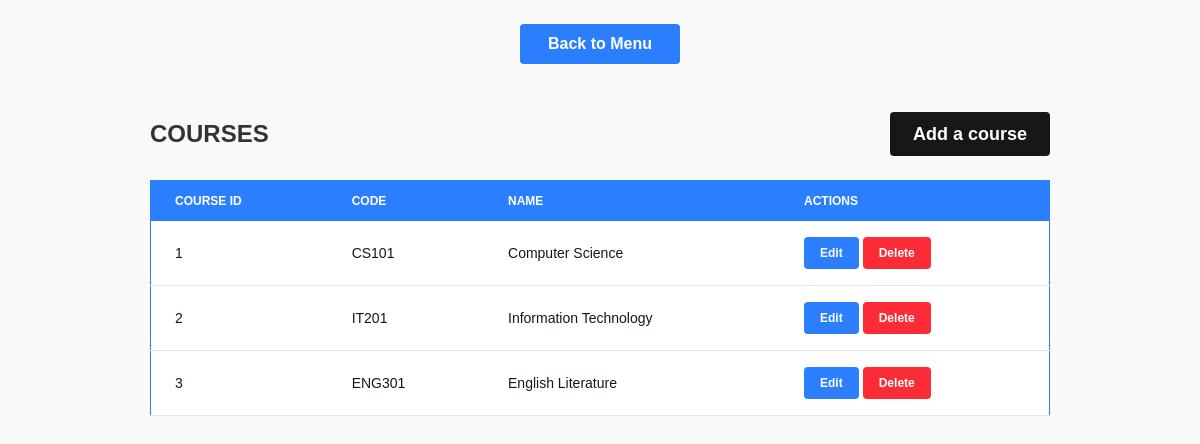
The app's page /courses/index.php (signed in) with its own data.
### tables this page shows
CREATE TABLE IF NOT EXISTS `courses` (
  `course_id` int NOT NULL AUTO_INCREMENT,
  `code` varchar(50) DEFAULT NULL,
  `name` varchar(100) DEFAULT NULL,
  PRIMARY KEY (`course_id`)
);

### courses/index.php (the view, shortened to what this page needs)
<?php
require('../partials/head.php');
$stmt = $connection->prepare("
    select * from courses;
");
$stmt->execute();
$courses = $stmt->fetchAll();
?>
<body x-data="{deleteModal: false, deleteId: null}" class="flex justify-content flex-col items-center gap-y-6">
    <a href="/index.php"
        class="bg-blue-500 text-center mt-6 w-40 cursor-pointer text-white font-bold py-2 px-4 rounded">Back to
        Menu</a>
    <div class="w-full md:max-w-3/4 mx-auto px-4 md:px-0 gap-x-4 flex justify-between items-center">
        <h1 class="text-2xl font-bold mt-6">COURSES</h1>
        <a href="create.php" class="bg-neutral-900 text-center text-xs sm:text-lg mt-6 w-32 sm:w-40 cursor-pointer text-white font-bold py-2 px-4
        rounded">Add a course</a>
    </div>
    <div class="w-full flex md:justify-center overflow-x-auto">
        <table
            class="w-full min-w-[500px] max-w-3/4 text-xs sm:text-sm border border-blue-500 text-left rtl:text-right text-gray-500">
            <thead class="text-xs text-white uppercase bg-blue-500">
                <tr>
                    <th scope="col" class="px-2 sm:px-6 py-3">
                        Course Id
                    </th>
                    <th scope="col" class="px-2 sm:px-6 py-3">
                        Code
                    </th>
                    <th scope="col" class="px-2 sm:px-6 py-3">
                        Name
                    </th>
                    <th scope="col" class="px-2 sm:px-6 py-3">
                        Actions
                    </th>
                </tr>
            </thead>
            <tbody>
                <?php
                foreach ($courses as $course) {
                    echo '<tr class="bg-white border-b dark:bg-gray-800 dark:border-gray-700 border-gray-200">';
                    echo '<th scope="row" class="px-2 sm:px-6 py-4 font-medium text-gray-900 dark:text-white break-words">';
                    echo $course['course_id'];
                    echo '</th>';
                    echo '<th scope="row" class="px-2 sm:px-6 py-4 font-medium text-gray-900 dark:text-white break-words">';
                    echo $course['code'];
                    echo '</th>';
                    echo '<th scope="row" class="px-2 sm:px-6 py-4 font-medium text-gray-900 dark:text-white break-words">';
                    echo $course['name'];
                    echo '</th>';
                    echo '<td class="px-2 sm:px-6 py-4">';
                    echo '<div class="flex flex-col sm:flex-row gap-1">';
                    echo '<button class="bg-blue-500 text-xs hover:bg-blue-700 cursor-pointer text-white font-bold py-1 px-2 sm:py-2 sm:px-4 rounded">';
                    echo "<a href='edit.php?id={$course["course_id"]}'>Edit</a>";
                    echo '</button>';
                    echo '<button @click="deleteModal = true; deleteId = ' . $course["course_id"] . '; console.log(deleteId)"';
                    echo ' class="bg-red-500 text-xs hover:bg-red-700 cursor-pointer text-white font-bold py-1 px-2 sm:py-2 sm:px-4 rounded">';
                    echo 'Delete';
                    echo '</button>';
                    echo '</div>';
                    echo '</td>';
                    echo '</tr>';
                }
                ?>
            </tbody>
        </table>
    </div>
</body>
<?php
require('../partials/footer.php')
?>

### partials/head.php (style rules this page uses)
html, body { height: 100%; margin: 0; padding: 0; font-family: sans-serif; font-weight: 100; background-color: #f9f9f9; color: #333; box-sizing: border-box; }

### records on screen
courses: course_id "1", code "CS101", name "Computer Science"
courses: course_id "2", code "IT201", name "Information Technology"
courses: course_id "3", code "ENG301", name "English Literature"
